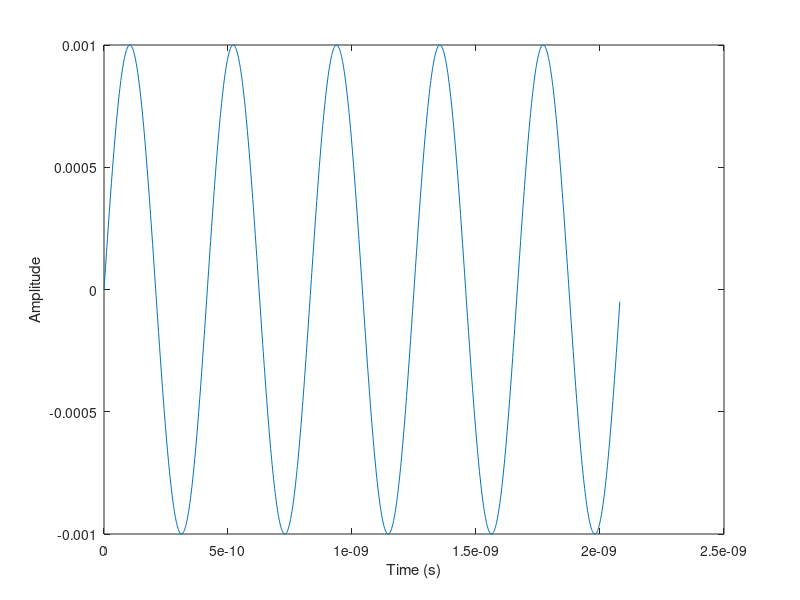

This chart was generated by the following MATLAB code: (Note: this script raises an error after producing the figure.)
clear; clc;
fs= 500*(10^9);
f = 2.4*(10^9);
dt = 1/fs;
dur = (1/f)*5;
t = 0 : dt : dur-dt;
Amp = 0.001;
x = Amp* sin(2*pi*f*t);
figure('Name','Sine Signal')
plot(t,x)
xlabel('Time (s)');
ylabel('Amplitude');

writematrix(x, 'sine_sig.csv')
